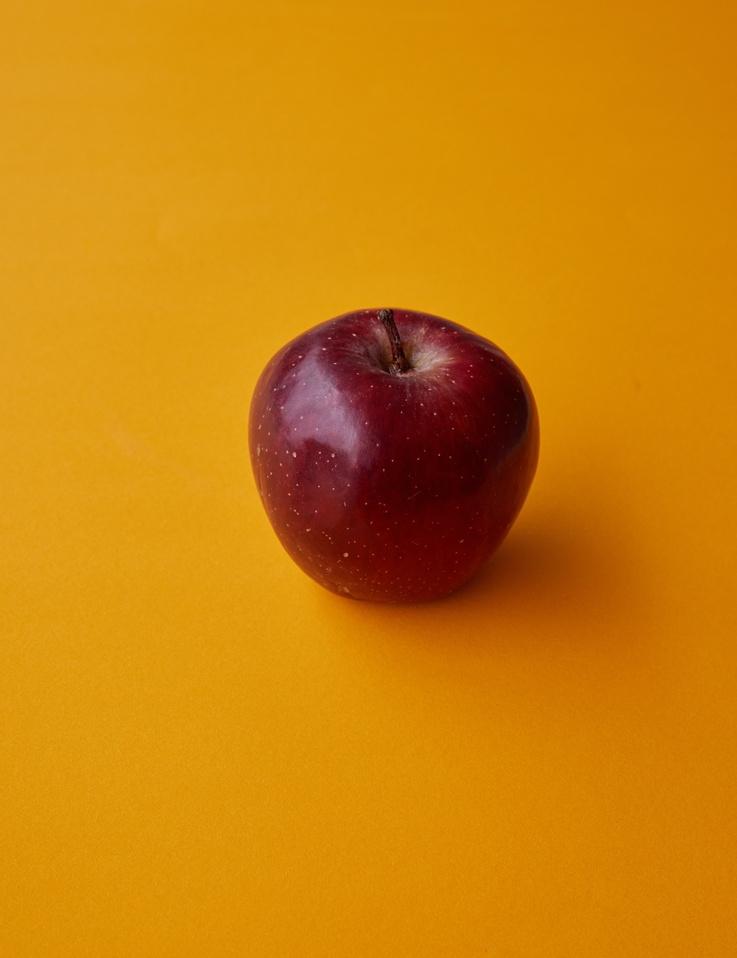
#> input picture Image Processing/Sources/Apple.jpg, 737 x 958 px, shrunk from 4233 x 5503 before the run, found by its file name
$ python 'Negatıfını alma.py'
#> lines starting #> are read from the running program, lines starting #| are printed output that depends on the picture
import cv2
import matplotlib.pyplot as plt


# Read an image
fpath = "Sources\Apple.jpg"

img_bgr = cv2.imread(fpath, 1)
#> img_bgr is the input picture: shape (958, 737, 3); mean B, G, R 10.2, 129.7, 204.8
plt.imshow(cv2.cvtColor(img_bgr, cv2.COLOR_BGR2RGB))
plt.show()

# Histogram plotting of the image
color = ('b', 'g', 'r')

for i, col in enumerate(color):

    histr = cv2.calcHist([img_bgr],
                         [i], None,
                         [256],
                         [0, 256])

    plt.plot(histr, color=col)

    # Limit X - axis to 256
    plt.xlim([0, 256])

plt.show()
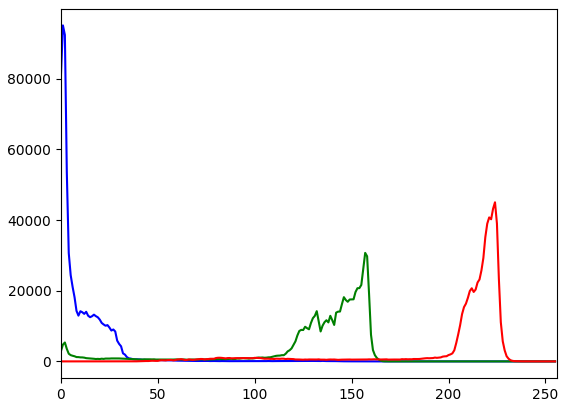
#> figure drawn by matplotlib, 1 panel; curve peaks at x = 1, y = 95074; curve peaks at x = 157, y = 30702; curve peaks at x = 224, y = 45024

# get height and width of the image
height, width, _ = img_bgr.shape
#> height = 958; width = 737

for i in range(0, height - 1):
    for j in range(0, width - 1):

        # Get the pixel value
        pixel = img_bgr[i, j]

        # Negate each channel by
        # subtracting it from 255

        # 1st index contains red pixel
        pixel[0] = 255 - pixel[0]

        # 2nd index contains green pixel
        pixel[1] = 255 - pixel[1]

        # 3rd index contains blue pixel
        pixel[2] = 255 - pixel[2]

        # Store new values in the pixel
        img_bgr[i, j] = pixel
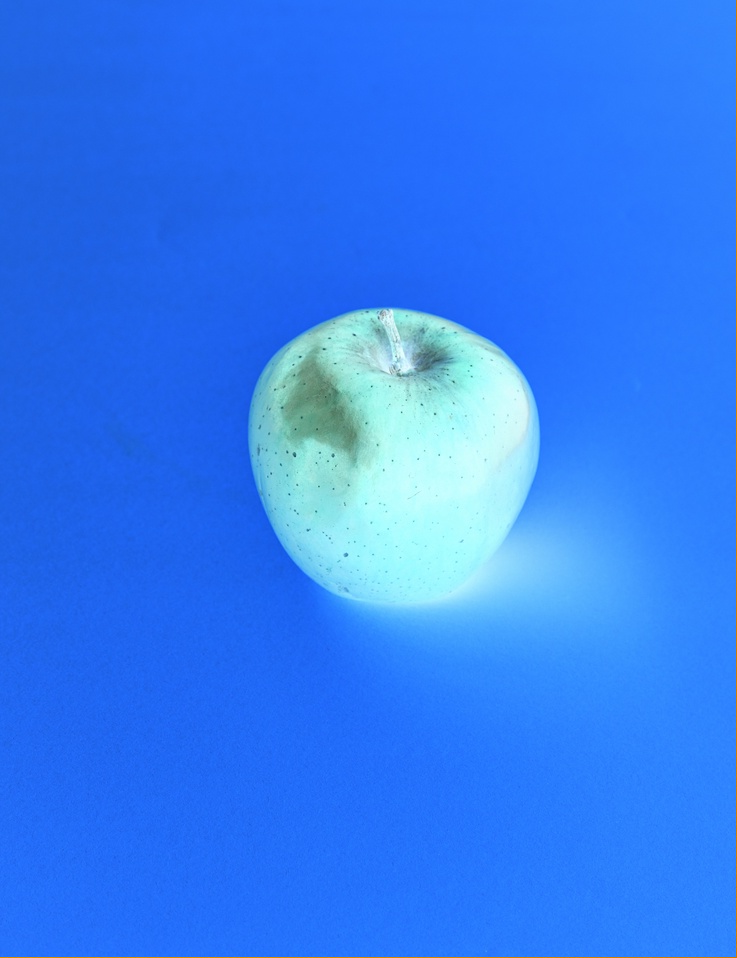
#> img_bgr: shape (958, 737, 3); mean B, G, R 244.1, 125.3, 50.6

# Display the negative transformed image
plt.imshow(cv2.cvtColor(img_bgr, cv2.COLOR_BGR2RGB))
plt.show()

# Histogram plotting of the
# negative transformed image
color = ('b', 'g', 'r')

for i, col in enumerate(color):

    histr = cv2.calcHist([img_bgr],
                         [i], None,
                         [256],
                         [0, 256])

    plt.plot(histr, color=col)
    plt.xlim([0, 256])

plt.show()
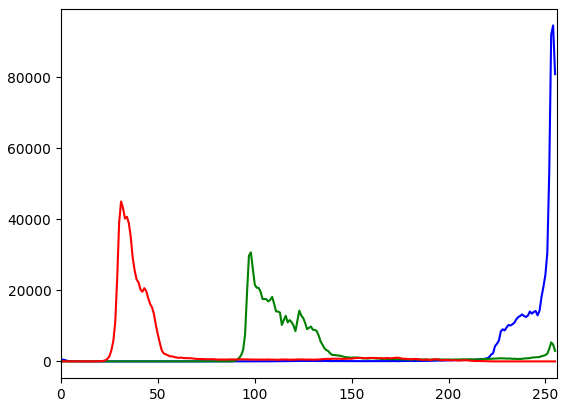
#> figure drawn by matplotlib, 1 panel; curve peaks at x = 254, y = 94585; curve peaks at x = 98, y = 30702; curve peaks at x = 31, y = 45024
